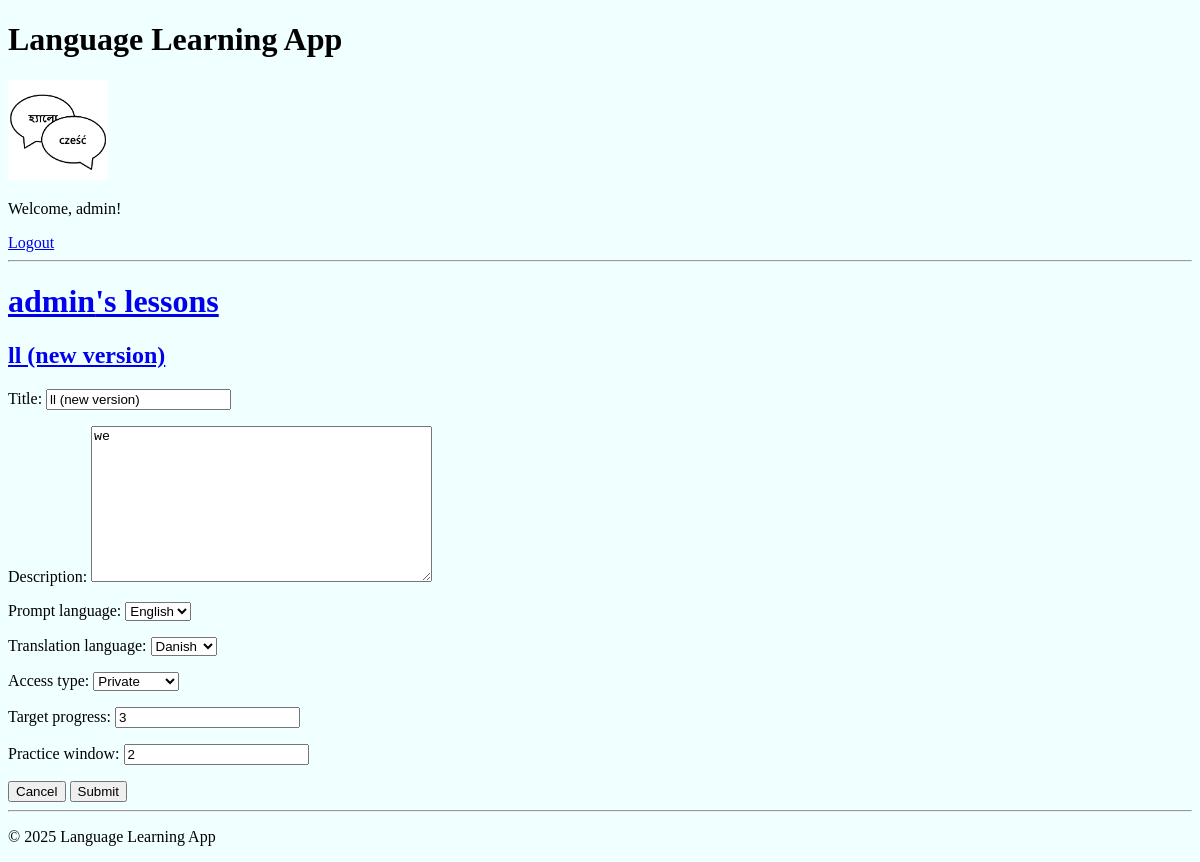
The page /edit_lesson/90/ (signed in) on the database as committed earlier.
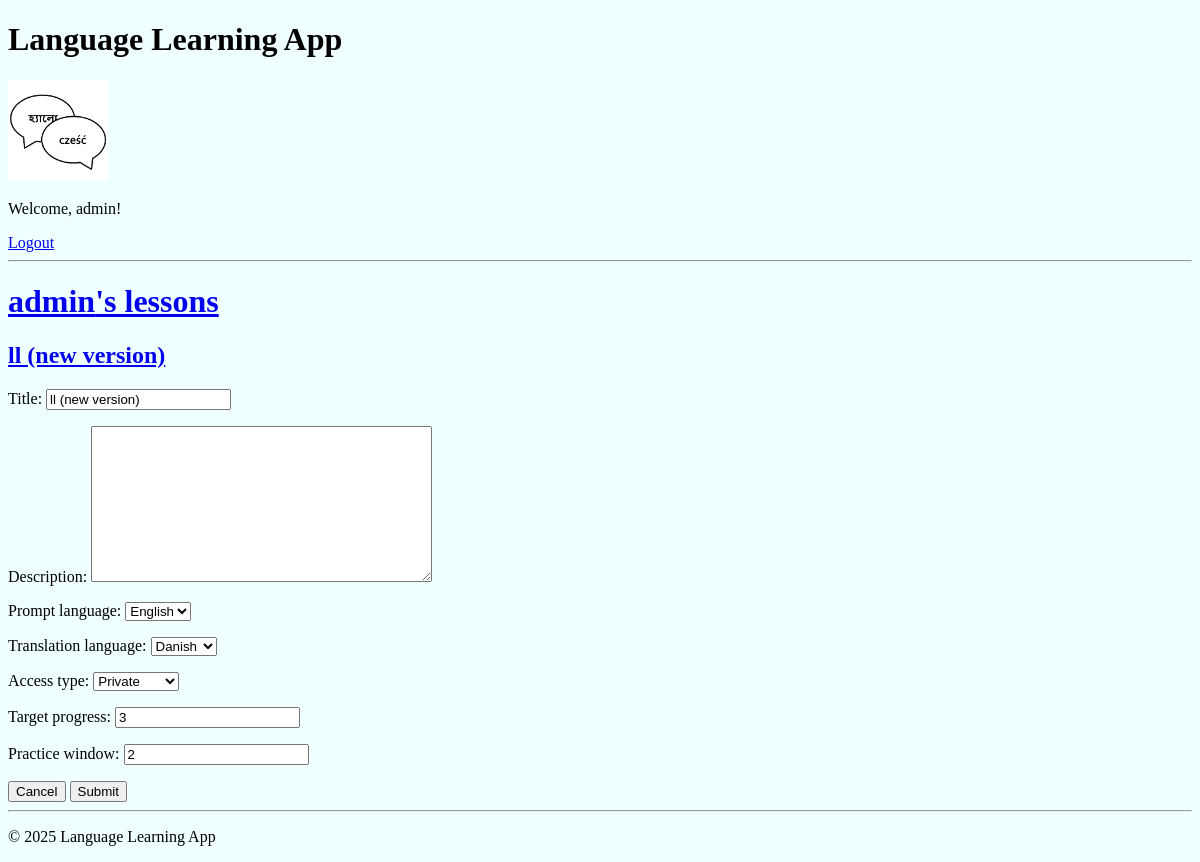
The same page on the database as committed later.
### base/models.py (models this page shows, shortened)
class Lesson(models.Model):
    title = models.CharField(max_length=255)
    description = models.TextField(
        blank=True, help_text="Brief description of the lesson."
    )
    prompt_language = models.ForeignKey(
        Language, on_delete=models.CASCADE, related_name="prompt_lessons"
    )
    translation_language = models.ForeignKey(
        Language, on_delete=models.CASCADE, related_name="translation_lessons"
    )
    author = models.ForeignKey(
        User,
        on_delete=models.CASCADE,
        related_name="authored_lessons",
    )
    changes_log = models.TextField(
        blank=True, help_text="Log of changes made to this lesson."
    )
    access_type = models.ForeignKey(AccessType, on_delete=models.PROTECT, default=1)
    original_lesson = models.ForeignKey(
        "self", null=True, blank=True, on_delete=models.SET_NULL
    )
    updated = models.DateTimeField(auto_now=True)
    created = models.DateTimeField(auto_now_add=True)

### base/views.py (the view, shortened to what this page needs)
# urls.py: path("edit_lesson/<int:my_lesson_id>/", views.editLesson, name="edit-lesson"),
@login_required(login_url="login")
@transaction.atomic
def editLesson(request, my_lesson_id):
    myLesson = UserLesson.objects.filter(id=my_lesson_id).first()
    if not myLesson:
        return HttpResponse("You do not have this lesson.")
    if request.user.id != myLesson.user.id and request.user.is_superuser == False:
        return HttpResponse("You are not allowed here!")
    if not (
        request.user
        == myLesson.lesson.author
    ):
        return HttpResponse("You do not have rights to edit this lesson!")
    lesson_instance = myLesson.lesson
    edit_user_lesson_form = UserLessonForm(
        instance=myLesson, lesson_instance=lesson_instance
    )
    original_data = {
        "title": lesson_instance.title,
        "description": lesson_instance.description,
        "prompt_language": lesson_instance.prompt_language,
        "translation_language": lesson_instance.translation_language,
        "access_type": lesson_instance.access_type,
        "target_progress": myLesson.target_progress,
        "practice_window": myLesson.practice_window,
    }
    context = {
        "edit_user_lesson_form": edit_user_lesson_form,
        "my_lesson": myLesson,
    }
    return render(request, "base/edit_lesson.html", context)

### base/models.py (called while the page is built)
    def __str__(self):
        return self.get_name_display()

    def __str__(self):
        return self.name

### base/templates/base/edit_lesson.html (shortened to what this page needs)
{% extends "main.html" %}
{% block content %}
<h1><a href="{% url 'my-lessons' my_lesson.user.id %}">{{my_lesson.user.username}}'s lessons</a></h1>
<h2><a href="{% url 'my-lesson-details' my_lesson.id %}">{{ my_lesson.lesson.title }}</a></h2>
<form method="POST" action="">
    {{ edit_user_lesson_form.as_p }}
    <button type="button" onclick="window.location.href='{{ request.META.HTTP_REFERER }}'" style="display:inline;">Cancel</button>
    <input type="submit" value="Submit" />
</form>
{% endblock content %}

Rows that differ between the two databases and show on the page:
changed Lesson "ll (new version)": description "we" → (not shown)
